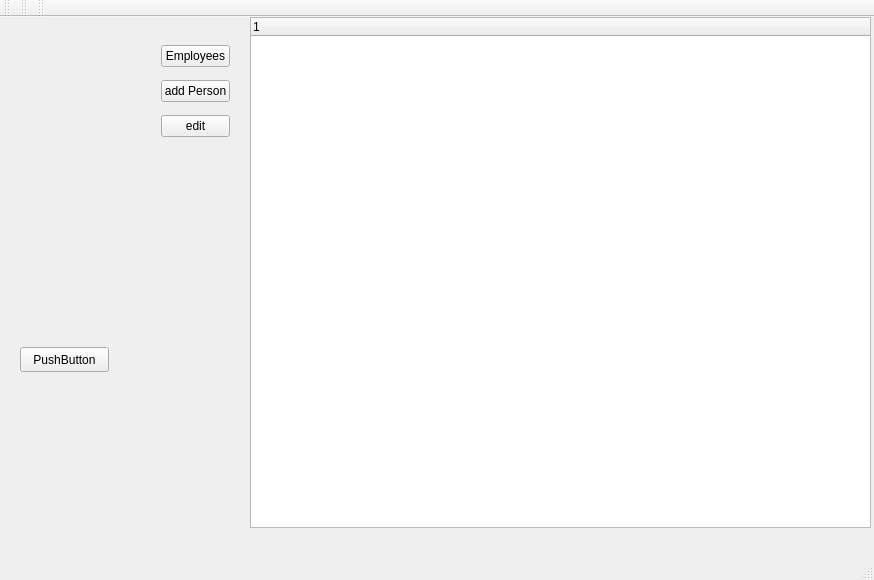
<?xml version="1.0" encoding="UTF-8"?>
<ui version="4.0">
 <class>MainWindow</class>
 <widget class="QMainWindow" name="MainWindow">
  <property name="geometry">
   <rect>
    <x>0</x>
    <y>0</y>
    <width>874</width>
    <height>580</height>
   </rect>
  </property>
  <property name="minimumSize">
   <size>
    <width>718</width>
    <height>408</height>
   </size>
  </property>
  <property name="windowTitle">
   <string>MainWindow</string>
  </property>
  <widget class="QWidget" name="centralWidget">
   <widget class="QTreeWidget" name="treeWidget">
    <property name="geometry">
     <rect>
      <x>250</x>
      <y>0</y>
      <width>621</width>
      <height>511</height>
     </rect>
    </property>
    <column>
     <property name="text">
      <string notr="true">1</string>
     </property>
    </column>
   </widget>
   <widget class="QPushButton" name="btnReport">
    <property name="geometry">
     <rect>
      <x>20</x>
      <y>330</y>
      <width>89</width>
      <height>25</height>
     </rect>
    </property>
    <property name="text">
     <string>PushButton</string>
    </property>
   </widget>
   <widget class="QWidget" name="">
    <property name="geometry">
     <rect>
      <x>150</x>
      <y>10</y>
      <width>91</width>
      <height>131</height>
     </rect>
    </property>
    <layout class="QVBoxLayout" name="verticalLayout">
     <item>
      <widget class="QPushButton" name="pushButton">
       <property name="text">
        <string>Employees</string>
       </property>
      </widget>
     </item>
     <item>
      <widget class="QPushButton" name="btnInsert">
       <property name="text">
        <string>add Person</string>
       </property>
      </widget>
     </item>
     <item>
      <widget class="QPushButton" name="update">
       <property name="text">
        <string>edit</string>
       </property>
      </widget>
     </item>
    </layout>
   </widget>
  </widget>
  <widget class="QMenuBar" name="menuBar">
   <property name="geometry">
    <rect>
     <x>0</x>
     <y>0</y>
     <width>874</width>
     <height>22</height>
    </rect>
   </property>
  </widget>
  <widget class="QToolBar" name="mainToolBar">
   <attribute name="toolBarArea">
    <enum>TopToolBarArea</enum>
   </attribute>
   <attribute name="toolBarBreak">
    <bool>false</bool>
   </attribute>
  </widget>
  <widget class="QStatusBar" name="statusBar"/>
  <widget class="QToolBar" name="toolBar">
   <property name="windowTitle">
    <string>toolBar</string>
   </property>
   <attribute name="toolBarArea">
    <enum>TopToolBarArea</enum>
   </attribute>
   <attribute name="toolBarBreak">
    <bool>false</bool>
   </attribute>
  </widget>
  <widget class="QToolBar" name="toolBar_2">
   <property name="windowTitle">
    <string>toolBar_2</string>
   </property>
   <attribute name="toolBarArea">
    <enum>TopToolBarArea</enum>
   </attribute>
   <attribute name="toolBarBreak">
    <bool>false</bool>
   </attribute>
  </widget>
 </widget>
 <layoutdefault spacing="6" margin="11"/>
 <resources/>
 <connections/>
</ui>
